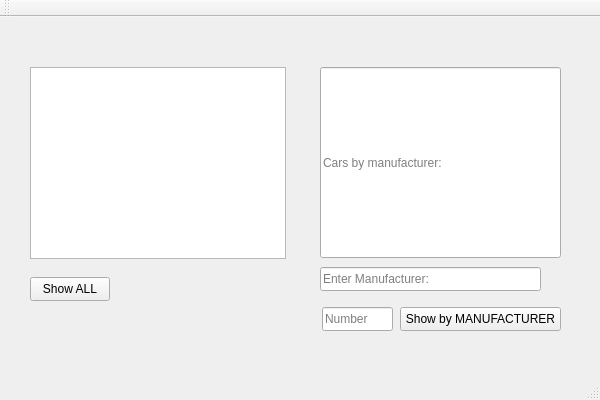
<?xml version="1.0" encoding="UTF-8"?>
<ui version="4.0">
 <class>T3CarsClass</class>
 <widget class="QMainWindow" name="T3CarsClass">
  <property name="geometry">
   <rect>
    <x>0</x>
    <y>0</y>
    <width>600</width>
    <height>400</height>
   </rect>
  </property>
  <property name="windowTitle">
   <string>T3Cars</string>
  </property>
  <widget class="QWidget" name="centralWidget">
   <widget class="QListWidget" name="llistWidget">
    <property name="geometry">
     <rect>
      <x>30</x>
      <y>50</y>
      <width>256</width>
      <height>192</height>
     </rect>
    </property>
   </widget>
   <widget class="QLineEdit" name="manufacturerLE">
    <property name="geometry">
     <rect>
      <x>320</x>
      <y>50</y>
      <width>241</width>
      <height>191</height>
     </rect>
    </property>
    <property name="placeholderText">
     <string>Cars by manufacturer:</string>
    </property>
   </widget>
   <widget class="QPushButton" name="showAllBtn">
    <property name="geometry">
     <rect>
      <x>30</x>
      <y>260</y>
      <width>80</width>
      <height>24</height>
     </rect>
    </property>
    <property name="text">
     <string>Show ALL</string>
    </property>
   </widget>
   <widget class="QPushButton" name="showManBtn">
    <property name="geometry">
     <rect>
      <x>400</x>
      <y>290</y>
      <width>161</width>
      <height>24</height>
     </rect>
    </property>
    <property name="text">
     <string>Show by MANUFACTURER</string>
    </property>
   </widget>
   <widget class="QLineEdit" name="inputLE">
    <property name="geometry">
     <rect>
      <x>320</x>
      <y>250</y>
      <width>221</width>
      <height>24</height>
     </rect>
    </property>
    <property name="placeholderText">
     <string>Enter Manufacturer:</string>
    </property>
   </widget>
   <widget class="QLineEdit" name="nrCarsLE">
    <property name="geometry">
     <rect>
      <x>322</x>
      <y>290</y>
      <width>71</width>
      <height>24</height>
     </rect>
    </property>
    <property name="placeholderText">
     <string>Number</string>
    </property>
   </widget>
  </widget>
  <widget class="QMenuBar" name="menuBar">
   <property name="geometry">
    <rect>
     <x>0</x>
     <y>0</y>
     <width>600</width>
     <height>21</height>
    </rect>
   </property>
  </widget>
  <widget class="QToolBar" name="mainToolBar">
   <attribute name="toolBarArea">
    <enum>TopToolBarArea</enum>
   </attribute>
   <attribute name="toolBarBreak">
    <bool>false</bool>
   </attribute>
  </widget>
  <widget class="QStatusBar" name="statusBar"/>
 </widget>
 <layoutdefault spacing="6" margin="11"/>
 <resources>
  <include location="T3Cars.qrc"/>
 </resources>
 <connections/>
</ui>
